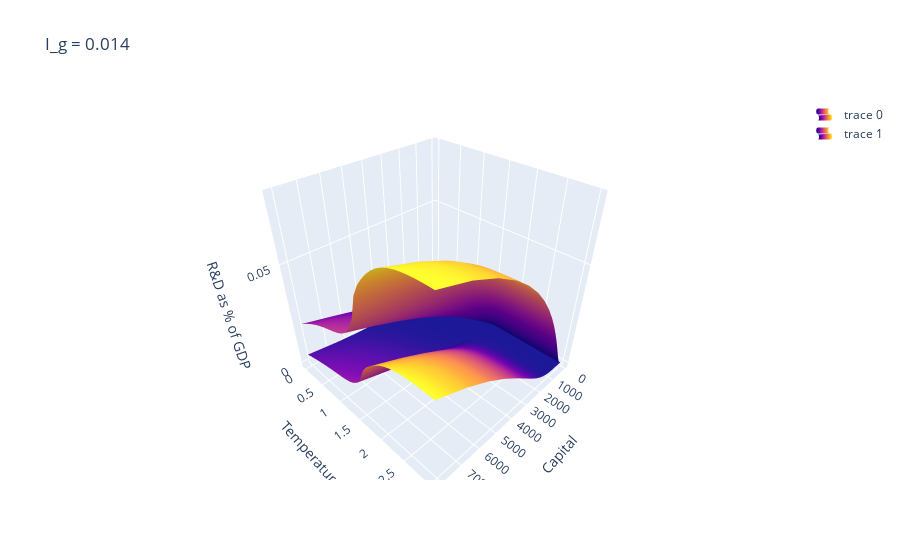

Notebook code for this chart:
### Code cell
fig = make_subplots(rows=1, cols=1)
fig.add_trace(go.Surface(
    z=data["x_star"][:, :, 6] / alpha, x=np.exp(K_mat[:, :, 6]), y=Y_mat[:, :, 6],
    showscale=False,
    showlegend=True,
),)
fig.add_trace(go.Surface(z=data["x_star"][:, :, -10] / alpha, x=np.exp(K_mat[:, :, 6]), y=Y_mat[:, :, 6],
    showscale=False,
    showlegend=True,
                        ))
fig.update_scenes(
    xaxis_title_text='Capital',  
    yaxis_title_text='Temperature',  
    zaxis_title_text='R&D as % of GDP'
)
fig.update_layout(
    title="I_g = {:.3f}".format(np.exp(L[6]))
)
fig.show()

### Figure 1 — Plotly figure (JSON) as saved in the notebook; plotly's stock layout.template omitted (floating-point values rounded to 4 significant figures; data arrays with more than 128 entries replaced by an {"elided": "..."} marker saying what was removed)
{"data": [{"showlegend": true, "showscale": false, "type": "surface", "x": {"elided": "26x31 float values"}, "y": {"elided": "26x31 float values"}, "z": {"elided": "26x31 float values"}}, {"showlegend": true, "showscale": false, "type": "surface", "x": {"elided": "26x31 float values"}, "y": {"elided": "26x31 float values"}, "z": {"elided": "26x31 float values"}}], "layout": {"scene": {"xaxis": {"title": {"text": "Capital"}}, "yaxis": {"title": {"text": "Temperature"}}, "zaxis": {"title": {"text": "R&D as % of GDP"}}}, "title": {"text": "I_g = 0.014"}, "xaxis": {"anchor": "y", "domain": [0, 1]}, "yaxis": {"anchor": "x", "domain": [0, 1]}}}
